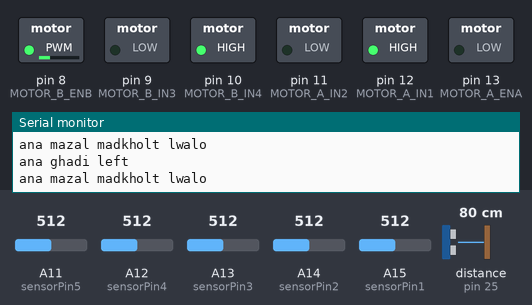
Bench run of a sketch on a simulated Arduino Mega 2560, built with avr-gcc and run on an emulated ATmega2560. On the bench: switched loads named in the sketch (green lamp = pin HIGH), the last lines printed to the serial monitor. Inputs (shaded band) come from the test bench; at power-on: distance to the obstacle (sensor on pin 25) 80 cm, A11 (sensorPin5) = 512, A12 (sensorPin4) = 512, A13 (sensorPin3) = 512, A14 (sensorPin2) = 512, A15 (sensorPin1) = 512.

Above: at 1.2 s.
1.3 s: distance to the obstacle (sensor on pin 25) set to 22 cm
4.3 s: distance to the obstacle (sensor on pin 25) set to 18 cm
At 8.0 s:
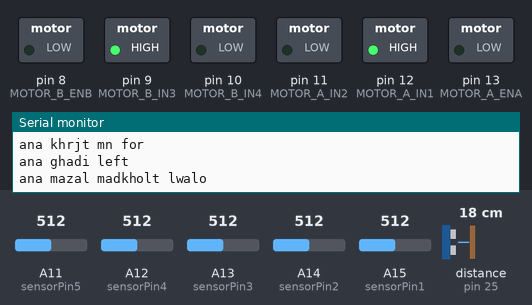
At 12.9 s:
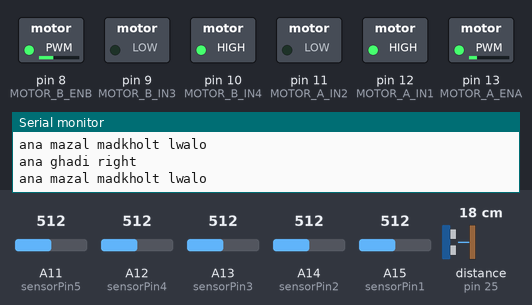
Timing chart, 0 to 13.3 s (numbered marks = the images above; inputs shaded):
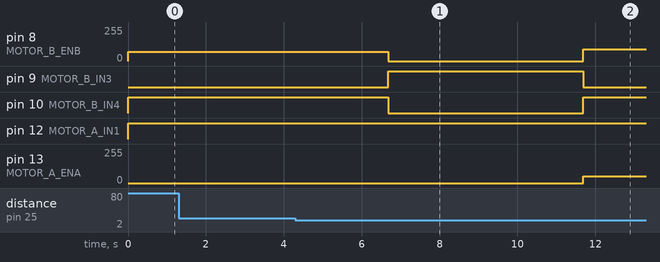

The sketch:

5SENV0.1.ino
```cpp
#include<Ultrasonic.h>

int sensorPin1 = A15;
int sensorPin2 = A14;
int sensorPin3 = A13;
int sensorPin4 = A12;
int sensorPin5 = A11;
Ultrasonic leftus(23, 25, 7000UL);
const int MOTOR_A_ENA = 13; // Right motor speed control
const int MOTOR_A_IN1 = 12;  // Right motor direction control 1
const int MOTOR_A_IN2 = 11;  // Right motor direction control 2
const int MOTOR_B_ENB = 8;  // Left motor speed control
const int MOTOR_B_IN3 = 9;  // Left motor direction control 1
const int MOTOR_B_IN4 = 10;  // Left motor direction control 2
int distanceL;
// Define the threshold values for the sensors
int threshold = 500;

void move(int speed1, int speed2) {
  if (speed2 > 0) {
    analogWrite(MOTOR_A_ENA, speed2);
    digitalWrite(MOTOR_A_IN1, LOW);
    digitalWrite(MOTOR_A_IN2, HIGH);
  } else {
    analogWrite(MOTOR_A_ENA, -speed2);
    digitalWrite(MOTOR_A_IN1, HIGH);
    digitalWrite(MOTOR_A_IN2, LOW);
  }
  if (speed1 > 0) {
    analogWrite(MOTOR_B_ENB, speed1);
    digitalWrite(MOTOR_B_IN3, LOW);
    digitalWrite(MOTOR_B_IN4, HIGH);
  } else {
    analogWrite(MOTOR_B_ENB, -speed1);
    digitalWrite(MOTOR_B_IN3, HIGH);
    digitalWrite(MOTOR_B_IN4, LOW);
  }
}


void right() {
  // Read the sensor values
  int sensorValue1 = analogRead(sensorPin1);
  int sensorValue2 = analogRead(sensorPin2);
  int sensorValue3 = analogRead(sensorPin3);
  int sensorValue4 = analogRead(sensorPin4);
  int sensorValue5 = analogRead(sensorPin5);
  //move()
  // Check if the robot is on the line
  if (sensorValue1 < threshold && sensorValue2 < threshold && sensorValue3 < threshold && sensorValue4 < threshold && sensorValue5 < threshold) {
    // Stop the robot
    move(80, 0);
  }
  if (sensorValue1 > threshold && sensorValue2 > threshold && sensorValue3 > threshold && sensorValue4 > threshold && sensorValue5 > threshold) {
    // Stop the robot
    move(90, -50); //turn left slightly
  }
  else {
    // Calculate the position of the robot on the line

    int position = 0;


    if (sensorValue3 < threshold) {
      position = 3;
    }
    if (sensorValue4 < threshold) {
      position = 4;
    }
    if (sensorValue5 < threshold) {
      position = 5;
    }
    if (sensorValue2 < threshold) {
      position = 2;
    }

    if (sensorValue1 < threshold) {
      position = 1;
    }

    // Adjust the motor speed and direction based on the position
    if (position == 1) {
      // Turn left
      move(-60, 60);

    } else if (position == 2) {
      move(0, 60);
    } else if (position == 3) {
      // Go straight
      move(60, 60);
    } else if (position == 4) {
      // Turn right slightly
      move(60, 0);
    } else if (position == 5) {

      // Turn right
      move(75, -60);


    }
  }
}
void left() {
  // Read the sensor values
  int sensorValue1 = analogRead(sensorPin1);
  int sensorValue2 = analogRead(sensorPin2);
  int sensorValue3 = analogRead(sensorPin3);
  int sensorValue4 = analogRead(sensorPin4);
  int sensorValue5 = analogRead(sensorPin5);
  // Check if the robot is on the line
  if (sensorValue1 < threshold && sensorValue2 < threshold && sensorValue3 < threshold && sensorValue4 < threshold && sensorValue5 < threshold) {
    // Stop the robot
    move(70, 0);
  }
  if (sensorValue1 > threshold && sensorValue2 > threshold && sensorValue3 > threshold && sensorValue4 > threshold && sensorValue5 > threshold) {
    move(70, 0);
    //    turn(255, 100); //turn left slightly
  }
  else {
    // Calculate the position of the robot on the line

    int position = 0;


    if (sensorValue3 < threshold) {
      position = 3;
    }
    if (sensorValue2 < threshold) {
      position = 2;
    }

    if (sensorValue1 < threshold) {
      position = 1;
    }
    if (sensorValue4 < threshold) {
      position = 4;
    }
    if (sensorValue5 < threshold) {
      position = 5;
    }


    if (position == 1) {
      // Turn left
      move(-60, 70);

    } else if (position == 2) {
      move(0, 60);
    } else if (position == 3) {
      // Go straight
      move(60, 60);
    } else if (position == 4) {
      // Turn right slightly
      move(60, 0);
    } else if (position == 5) {

      // Turn right
      move(60, -60);


    }
  }
}
void setup() {
  Serial.begin(9600);
  pinMode(MOTOR_A_ENA, OUTPUT);
  pinMode(MOTOR_A_IN1, OUTPUT);
  pinMode(MOTOR_A_IN2, OUTPUT);
  pinMode(MOTOR_B_ENB, OUTPUT);
  pinMode(MOTOR_B_IN3, OUTPUT);
  pinMode(MOTOR_B_IN4, OUTPUT);


  // Set the sensor pins as input
  pinMode(sensorPin1, INPUT);
  pinMode(sensorPin2, INPUT);
  pinMode(sensorPin3, INPUT);
  pinMode(sensorPin4, INPUT);
  pinMode(sensorPin5, INPUT);

}
int wallCount = 0;
void loop() {
  distanceL = leftus.read();
  // Serial.print("Distance in CM: ");
  // Serial.println(distanceL);
  Serial.println("ana mazal madkholt lwalo");
  if (distanceL != 0 && distanceL < 20 && wallCount == 0) {
    for (int i = 0; i < 200; i++) {
      left();
      delay(1);
      Serial.println("ana f for");
    }
    Serial.println("ana khrjt mn for");
    wallCount++;
  }
  else if (distanceL != 0 && distanceL < 20 && wallCount == 1) {
    move(0, 0);
    delay(5000);
    wallCount++;
  }
  if (wallCount == 2) {
    for (int i = 0; i < 600; i++) {
      right();
      delay(1);

    }
    Serial.println("ana ghadi right");
  } else {
    left();
    Serial.println("ana ghadi left");
  }
}
void loopO() {
  left();
}
```

Measured:
- the behaviour switches between 20 and 19 cm on distance to the obstacle (sensor on pin 25) (found by bisection; images 0 and 1)
- after the input at 4.3 s, pin 8 (MOTOR_B_ENB): 70/255 → 0/255 after 2.4 s, → 90/255 5.0 s later; pin 9 (MOTOR_B_IN3): LOW → HIGH after 2.4 s, → LOW 5.0 s later; pin 10 (MOTOR_B_IN4): HIGH → LOW after 2.4 s, → HIGH 5.0 s later; pin 13 (MOTOR_A_ENA): 0/255 → 50/255 after 7.4 s
